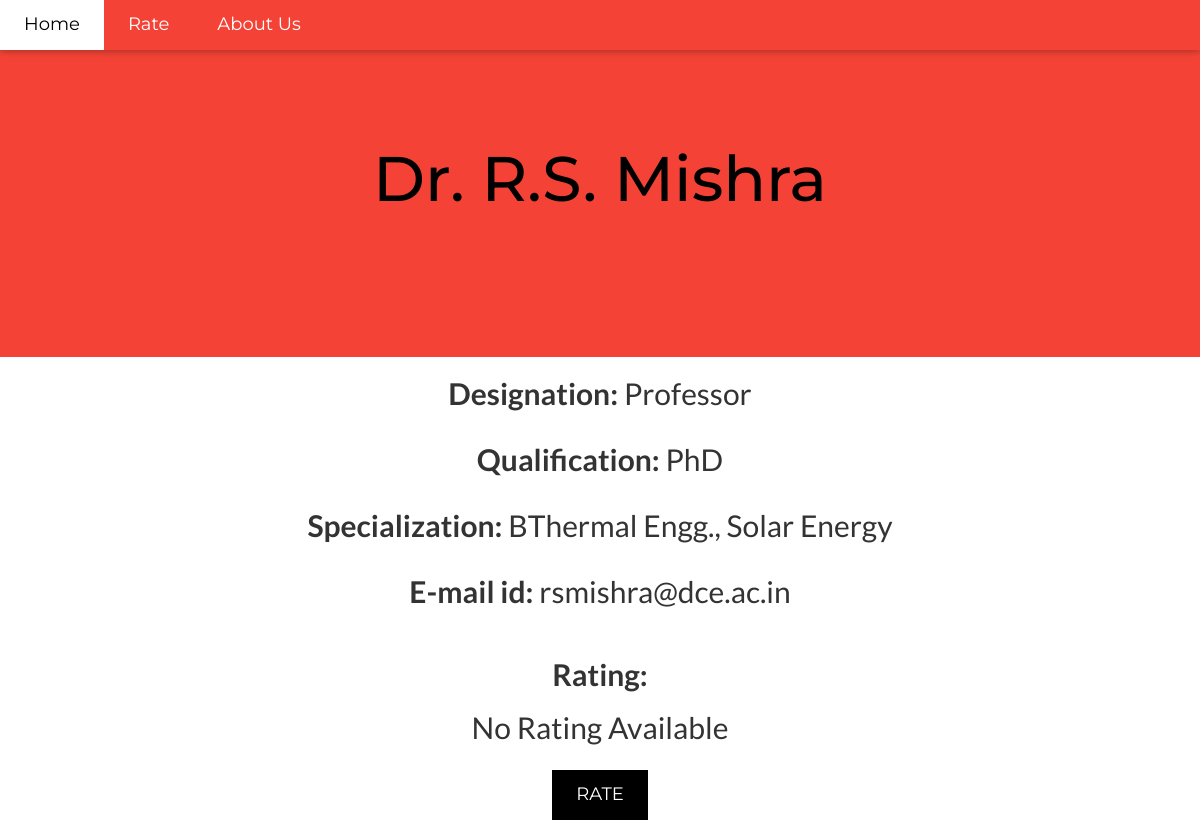
The app's page /mechanical/1/ with its own data.
### mechanical/models.py (models this page shows, shortened)
class Teacher(models.Model):
    name = models.CharField(max_length=100)
    designation = models.CharField(max_length=100)
    qual = models.CharField(max_length=100)
    email = models.CharField(max_length=100)
    special = models.CharField(max_length=200)
    votes = models.IntegerField(default=0)

### mechanical/views.py (the view)
# urls.py: url(r'^(?P<teacher_id>[0-9]+)/$', views.detail, name='detail'),
def detail(request, teacher_id):
    teacher = get_object_or_404(Teacher, pk=teacher_id)
    return render(request, 'mechanical/details.htm', {'teacher': teacher})

### mechanical/templates/mechanical/details.htm (shortened to what this page needs)
<html>
<head>
{% load static %}
<link rel="stylesheet" href="{% static 'mechanical/bootstrap.min.css' %}" type="text/css">
<link rel="stylesheet" href="{% static 'mechanical/style.css' %}">
</head>
<body>
<div class="top">
  <div class="bar card-2" style="background-color:#f44336;color:white;font-size:18px;width:100%">
    <a href="{% url 'polls:index' %}" class="bar-item button hover-white" style="padding:12px 24px">Home</a>
    <a href="{% url 'rate:index' %}" class="bar-item button hover-white" style="padding:12px 24px">Rate</a>
    <a href="{% url 'about:index' %}" class="bar-item button hover-white" style="padding:12px 24px">About Us</a>
    </div>
</div>
<header class="container1 row " style="padding:128px 16px;background-color:#f44336;color:black;text-align:center;left:0">
<h1 style="margin:16px;font-size:63px">{{ teacher.name }}</h1>
</header>
<center>
<h2><b>Designation:</b> {{teacher.designation}}
<br><br><b>Qualification:</b> {{teacher.qual}}
<br><br><b>Specialization:</b> {{teacher.special}}
<br><br><b>E-mail id:</b> {{teacher.email}}
</h2>
<br>
<h2><b>Rating:</b></h2>
{% if teacher.votes %}
     <h2>{{teacher.votes}} % </h2>
{% else %}
     <h2>No Rating Available</h2>
{% endif %}
<a href="{% url 'mechanical:vote' teacher.id %}" >
  <button class="button" style="background-color:#000;color:#fff;padding:12px 24px;font-size:18px;margin-top:16px">RATE </button>
</a>
<br>
<br>
</center>

### mechanical/static/mechanical/style.css (style rules this page uses)
body,h1,h2,h3,h4,h5,h6 { font-family: "Lato", sans-serif }
html, body { max-width: 100%; overflow-x: hidden; }
.top { position:fixed;width:100%;z-index:1;top:0;left:0 }
.bar { width:100%;overflow:hidden }
.bar .bar-item { padding:8px 16px;float:left;width:auto;border:none;outline:none;display:block }
.card,.card-2 { box-shadow:0 2px 5px 0 rgba(0,0,0,0.16),0 2px 10px 0 rgba(0,0,0,0.12) }
.button { border:none;display:inline-block;outline:0;padding:8px 16px;vertical-align:middle;overflow:hidden;text-decoration:none;color:inherit;background-color:inherit; text-align:center;white-space:nowrap;cursor:pointer }
.container1 { padding:0.01em 16px;display:block;left:0 }
header { animation-name: example; animation-duration: 8s; animation-iteration-count: infinite; animation-direction: alternate; }

### mechanical/templates/mechanical/details.htm (style rules this page uses)
body,h1,h2,h3,h4,h5,h6 { font-family: "Lato", sans-serif }
.bar,h1,button { font-family: "Montserrat", sans-serif }

### records on screen
Teacher: name "Dr. R.S. Mishra", designation "Professor", qual "PhD", special "BThermal Engg., Solar Energy", email "rsmishra@dce.ac.in"
